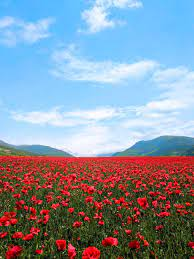
#> input picture Topico5/campo_de_flores.jpg, 194 x 259 px, found by its file name
$ python manipulate_color_space.py
#> lines starting #> are read from the running program, lines starting #| are printed output that depends on the picture; after the words box and inside, x2 and y2 are one past the last pixel; in counts of white or black regions, pixels touching at a corner belong together
import cv2
import numpy as np

#carrea a img
original_img = cv2.imread("Topico5\campo_de_flores.jpg")
#> original_img is the input picture: shape (259, 194, 3); mean B, G, R 162.4, 147.6, 136.6

lowerColor = np.array([0, 0, 0])
upperColor = np.array([120, 255, 255])

#definir a mascara com os valores min e max dados
mask = cv2.inRange(original_img, lowerColor, upperColor)
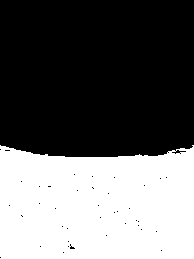
#> mask: shape (259, 194); 40.4% white; 1 white region, box (x1, y1, x2, y2) and area: (0, 145, 194, 259) 20307

#Compara a mascara com a imagem
result = cv2.bitwise_and(original_img, original_img, mask = mask)
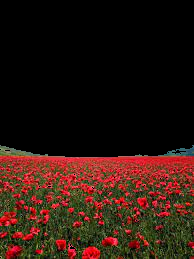
#> result: shape (259, 194, 3); mean B, G, R 14.7, 22.9, 43.3

#aplica a limiarizacao
gray = cv2.cvtColor(result, cv2.COLOR_BGR2GRAY)
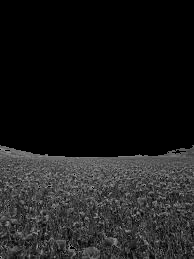
#> gray: shape (259, 194); min 0, max 162, mean 28.1
_,gray = cv2.threshold(gray, 0, 255, cv2.THRESH_BINARY )


#mostra a img limiarizada
cv2.imshow("Imagem limiarizada",gray )
#mostra a img saida
cv2.imshow("Imagem saida", result)

#espera uma tecla ser precionada
cv2.waitKey(0)
#fecha as janelas abertas
cv2.destroyAllWindows()

$ run again, with Topico5/original_img.png saved as Topico5/campo_de_flores.jpg
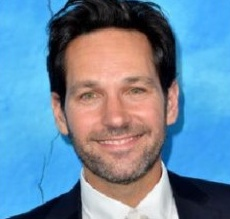
#> input picture Topico5/original_img.png, 230 x 219 px, found by its file name
#> original_img is the input picture: shape (219, 230, 3); mean B, G, R 163, 137.5, 106.5
#> `mask = cv2.inRange(original_img, lowerColor, upperColor)`:
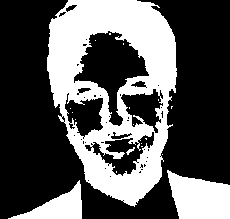
#> mask: shape (219, 230); 34.8% white; 19 white regions (15 under 20 px), largest, box (x1, y1, x2, y2) and area: (47, 0, 177, 207) 14044, (167, 170, 230, 219) 2248, (8, 180, 82, 219) 1200, (126, 147, 135, 155) 28
#> `gray = cv2.cvtColor(result, cv2.COLOR_BGR2GRAY)`:
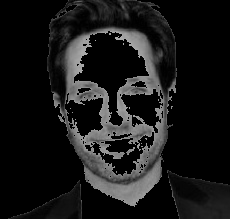
#> gray: shape (219, 230); min 0, max 171, mean 24.3
